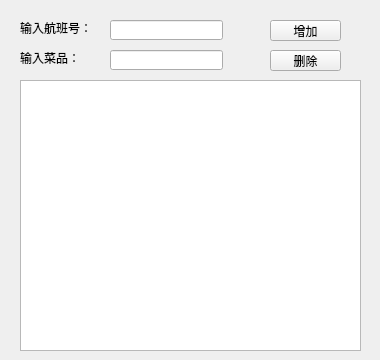
<?xml version="1.0" encoding="UTF-8"?>
<ui version="4.0">
 <class>AddFoodWindow</class>
 <widget class="QWidget" name="AddFoodWindow">
  <property name="geometry">
   <rect>
    <x>0</x>
    <y>0</y>
    <width>380</width>
    <height>360</height>
   </rect>
  </property>
  <property name="windowTitle">
   <string>航班餐食管理</string>
  </property>
  <widget class="QLabel" name="labelFlight">
   <property name="geometry">
    <rect>
     <x>20</x>
     <y>20</y>
     <width>71</width>
     <height>16</height>
    </rect>
   </property>
   <property name="text">
    <string>输入航班号：</string>
   </property>
  </widget>
  <widget class="QLineEdit" name="txtFlightID">
   <property name="geometry">
    <rect>
     <x>110</x>
     <y>20</y>
     <width>113</width>
     <height>20</height>
    </rect>
   </property>
  </widget>
  <widget class="QLabel" name="labelFood">
   <property name="geometry">
    <rect>
     <x>20</x>
     <y>50</y>
     <width>71</width>
     <height>16</height>
    </rect>
   </property>
   <property name="text">
    <string>输入菜品：</string>
   </property>
  </widget>
  <widget class="QLineEdit" name="txtAddFood">
   <property name="geometry">
    <rect>
     <x>110</x>
     <y>50</y>
     <width>113</width>
     <height>20</height>
    </rect>
   </property>
  </widget>
  <widget class="QPushButton" name="addFood">
   <property name="geometry">
    <rect>
     <x>270</x>
     <y>20</y>
     <width>71</width>
     <height>21</height>
    </rect>
   </property>
   <property name="text">
    <string>增加</string>
   </property>
  </widget>
  <widget class="QPushButton" name="deleteFood">
   <property name="geometry">
    <rect>
     <x>270</x>
     <y>50</y>
     <width>71</width>
     <height>21</height>
    </rect>
   </property>
   <property name="text">
    <string>删除</string>
   </property>
  </widget>
  <widget class="QTableView" name="foodList">
   <property name="geometry">
    <rect>
     <x>20</x>
     <y>80</y>
     <width>341</width>
     <height>271</height>
    </rect>
   </property>
  </widget>
 </widget>
 <resources/>
 <connections/>
</ui>
